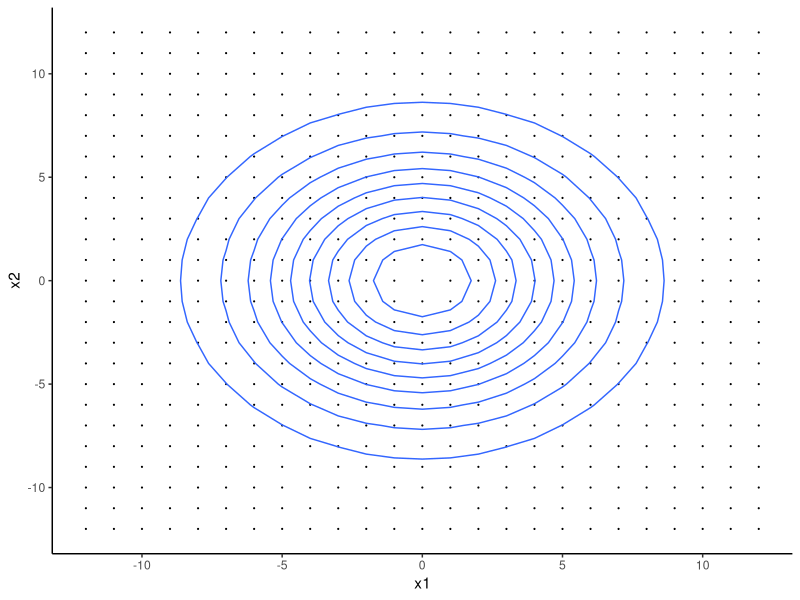

This figure's R source: (Note: this script raises an error after producing the figure.)
## ---- chunk 1
library(tidyverse)
## ---- chunk 2

p1 <- mvtnorm::dmvnorm(x=c(1,2) ,mean= c(0,0),sigma = matrix(c(1,0,0,1),nrow = 2,byrow = T) )
p0 <- mvtnorm::dmvnorm(x=c(1,2), mean= c(0,0),sigma = matrix(c(16,0,0,16),nrow = 2,byrow = T) )

p1/(p1+p0)*0.5
## ---- chunk 3
cov_mat <- matrix(c(16, 0,0,16  ),nrow = 2,byrow = T)
grid_mat <- expand.grid((-12:12),(-12:12)) # get input gird coordinates
den_vec = mvtnorm::dmvnorm(x = grid_mat,mean = c(0,0), sigma =  cov_mat ) #get the density

df <- cbind(grid_mat,den_vec) 
colnames(df) <- c("x1","x2","p")

df %>% 
  ggplot() + 
  geom_point(aes(x=x1,y=x2),size = 0.1)+
  geom_contour(aes(x=x1,y=x2,z=p))+
  theme_classic()

## ---- chunk 4
set.seed(1234)
y <- sample (0:2, size =100, replace =T, prob = c(0.4,0.3,0.3))


prob0 <- c(0.6,0.1,0.1,0.1,0.1,0.0)
prob1 <- c(2,1,4,2,0,1) /10
prob2 <- c(1,4,3,0,2,0) /10
prob_list <- list(prob0,prob1,prob2)
X= matrix(-200:-1,nrow = 100, byrow = T )
colnames(X) <- c("x1","x2")
# lets try use a list column and map function in purrr. when there are time 


for (i in 1:100){
  prob <- prob_list[[(y[i]+1)]]
  X[i,] <- unlist(expand.grid(x1=0:1,x2=0:2)[sample(1:6, 1, replace=TRUE, prob=prob),])
}

table(y)
table( apply(X = X, MARGIN = 1, FUN = sum))
## ---- chunk 5
train <- 
    cbind(X, y) %>% 
    tbl_df() %>% 
    group_by_all %>% 
    mutate(count=1) %>% 
    summarise(count_cat= sum(count) ) %>% 
    ungroup()


#tranlate the above formula that can calculate conditional probablity into a function with four parameters,  name of the x variable,  its corresponding value, value of response variable and pseudocounts.


con_p_fun <- function(x_var, x_var_value, y_value,m, alpha_based= F ){
  x_var1 <- x_var
  ensym(x_var)  
  #get the count from the training data
  n_y= train  %>%
    filter(y== y_value) %>% 
    #summarise(count= sum(count_cat)) %>% 
    pull(count_cat) %>% 
    sum
    
  
  n_yjh = 
    train %>% 
    filter(get(!!x_var) == x_var_value ) %>% 
    filter(y == y_value) %>% 
    pull(count_cat) %>% 
    sum
  
    if (x_var1 == "x1" & alpha_based == F ){
    m1= 2* m
  } else {
    m1=3*m
  }
  p = (n_yjh + m) / (n_y + m1)
  return(p)
}
## ---- chunk 6
#con_p_fun(x_var = "x1",x_var_value = 1)
con_p_fun(x_var = "x1",x_var_value = 1,m = 1,alpha_based = F,y_value = 1)
## ---- chunk 7
cond1 <- train %>% select(1,3) %>% distinct() %>% mutate(x_var = "x1") %>% rename(x_value=x1)
cond2 <- train %>% select(2,3) %>% distinct() %>% mutate(x_var = "x2") %>% rename(x_value=x2)
cond_df <- rbind(cond1,cond2)%>% select(x_var,x_value,y)
cond_df1 <- cond_df #store a cond_df table for later usage
## ---- chunk 8

p1 <- p2 <- p3  <- p4 <- p5 <- p6 <- 1:nrow(cond_df)
for (i in 1:nrow(cond_df)){
  a= cond_df$x_var[i]
  b= cond_df$x_value[i]
  c= cond_df$y[i]
  p1[i] <- con_p_fun(x_var = a,x_var_value =b ,y_value =c ,m =0,alpha_based = F)  
  p2[i] <- con_p_fun(x_var = a,x_var_value =b ,y_value =c ,m =1,alpha_based = F)  
  p3[i] <- con_p_fun(x_var = a,x_var_value =b ,y_value =c ,m =0.5,alpha_based = F)  
  p4[i] <- con_p_fun(x_var = a,x_var_value =b ,y_value =c ,m =0, alpha_based = T)  
  p5[i] <- con_p_fun(x_var = a,x_var_value =b ,y_value =c ,m =1, alpha_based = T)  
  p6[i] <- con_p_fun(x_var = a,x_var_value =b ,y_value =c ,m =0.5, alpha_based = T)  
} 


cond_df <- cond_df %>% 
  mutate(p1 = p1) %>% 
  mutate(p2 = p2) %>% 
  mutate(p3 = p3) %>% 
  mutate(p4 = p4) %>% 
  mutate(p5 = p5) %>% 
  mutate(p6 = p6)

## ---- chunk 9
#get probalities vectors
py <- table(y)/100
px1 <- table(X[,1])/100 
px2 <- table(X[,2])/100

# intialize model table
model_table <- data.frame(expand.grid(x1=0:1,x2=0:2))
Pred= matrix(data = -36:-1,nrow = 6)
check= matrix(data = -9:-1,nrow = 1)

#(number of models)
for (i in 1:6){
  column_name= (colnames(cond_df)[4:9])[i]
  sym(column_name)
  #(number of combinations for x1 and x2)
  for (a in 1: 6) {
    x1= model_table$x1[a]
    x2= model_table$x2[a]
    quo(x1)
    quo(x2)
    #(number of possible y)
    p= -3:-1
    for (b in 1:3) {
      y_value = c(0,1,2)[b]
      quo(y_value)
      p1 <- cond_df %>% filter(x_var== "x1") %>% filter(x_value== !!x1)%>% filter(y== !!y_value) %>% pull(!!column_name)
      p2 <- cond_df %>% filter(x_var== "x2") %>% filter(x_value== !!x2)%>% filter(y== !!y_value) %>% pull(!!column_name)
      p3 <- py[b]
      p4 <- px1[x1+1]
      p5 <- px2[x2+1]
      p[b] <- p1*p2*p3/(p4*p5)
     # w<- c(x1,x2,y_value,p1,p2,p3,p4,p5,p[b])
      # check <- rbind(check,w)
     # print(w)
    }
    y_pred <- c(0,1,2)[which.max(p)]
    
    Pred[a,i] <- y_pred
  }
  

}
      
check <- cbind(model_table, Pred)    
colnames(check)[3:8] <- c("p1","p2","p3","p4","p5","p6")
## ---- chunk 10
y_test <- sample (0:2, size =10000, replace =T, prob = c(0.4,0.3,0.3))


prob0 <- c(0.6,0.1,0.1,0.1,0.1,0.0)
prob1 <- c(2,1,4,2,0,1) /10
prob2 <- c(1,4,3,0,2,0) /10
prob_list <- list(prob0,prob1,prob2)
X_test= matrix(-20000:-1,nrow = 10000, byrow = T )
colnames(X_test) <- c("x1","x2")


for (i in 1:10000){
  prob <- prob_list[[(y_test[i]+1)]]
  X_test[i,] <- unlist(expand.grid(0:1,0:2)[sample(1:6, 1, replace=TRUE, prob=prob),])
}

# table(y)
# table( apply(X = X, MARGIN = 1, FUN = sum))

test <- 
    cbind(X_test, y_test) %>% 
    tbl_df() 

#lets take a look about if test set is a good representative of the original distribution?
## ---- chunk 11
test1 <- test %>% left_join(check) %>% mutate_if(is.numeric, as.integer) %>% mutate_if(is.integer, as.factor)

caret::confusionMatrix(data= test1$p1, reference= test1$y_test)[["overall"]][1]
caret::confusionMatrix(data= test1$p2, reference= test1$y_test)[["overall"]][1]
caret::confusionMatrix(data= test1$p3, reference= test1$y_test)[["overall"]][1]
caret::confusionMatrix(data= test1$p1, reference= test1$y_test)[["overall"]][1]
caret::confusionMatrix(data= test1$p2, reference= test1$y_test)[["overall"]][1]
caret::confusionMatrix(data= test1$p3, reference= test1$y_test)[["overall"]][1]
## ---- chunk 12

a=25
i=seq(0,8,1)
iii=a*2^i
output_matrix2 <- matrix(rep(0,54),nrow = 9,ncol = 6)
for (sim in 1:100){
 print(sim)
 output_matrix <- matrix(-54:-1,nrow = 9,ncol = 6)
  for (ii in 1:9){
    samplesize = iii[ii]
    #(1) generate training data#############################################################
    y <- sample (0:2, size =samplesize, replace =T, prob = c(0.4,0.3,0.3))
    
    
    prob0 <- c(0.6,0.1,0.1,0.1,0.1,0.0)
    prob1 <- c(2,1,4,2,0,1) /10
    prob2 <- c(1,4,3,0,2,0) /10
    prob_list <- list(prob0,prob1,prob2)
    X= matrix((-2*samplesize):-1,nrow = samplesize, byrow = T )
    colnames(X) <- c("x1","x2")
  
    for (i in 1:samplesize){
      prob <- prob_list[[(y[i]+1)]]
      X[i,] <- unlist(expand.grid(x1=0:1,x2=0:2)[sample(1:6, 1, replace=TRUE, prob=prob),])
    }
    
    train <- 
      cbind(X, y) %>% 
      tbl_df() %>% 
      group_by_all %>% 
      mutate(count=1) %>% 
      summarise(count_cat= sum(count) ) %>% 
      ungroup()
  
    #(2)generate conditional probality table#############################################################
    cond_df <- cond_df1
    p1 <- p2 <- p3  <- p4 <- p5 <- p6 <- 1:nrow(cond_df)
    for (i in 1:nrow(cond_df)){
      a= cond_df$x_var[i]
      b= cond_df$x_value[i]
      c= cond_df$y[i]
      p1[i] <- con_p_fun(x_var = a,x_var_value =b ,y_value =c ,m =0,alpha_based = F)  
      p2[i] <- con_p_fun(x_var = a,x_var_value =b ,y_value =c ,m =1,alpha_based = F)  
      p3[i] <- con_p_fun(x_var = a,x_var_value =b ,y_value =c ,m =0.5,alpha_based = F)  
      p4[i] <- con_p_fun(x_var = a,x_var_value =b ,y_value =c ,m =0, alpha_based = T)  
      p5[i] <- con_p_fun(x_var = a,x_var_value =b ,y_value =c ,m =1, alpha_based = T)  
      p6[i] <- con_p_fun(x_var = a,x_var_value =b ,y_value =c ,m =0.5, alpha_based = T)  
    } 
    
    cond_df <- cond_df %>% 
      mutate(p1 = p1) %>% 
      mutate(p2 = p2) %>% 
      mutate(p3 = p3) %>% 
      mutate(p4 = p4) %>% 
      mutate(p5 = p5) %>% 
      mutate(p6 = p6)
    #(3)compute a model reference table.
    py <- table(y)/100
    px1 <- table(X[,1])/100 
    px2 <- table(X[,2])/100
    
    # intialize model table
    model_table <- data.frame(expand.grid(x1=0:1,x2=0:2))
    Pred= matrix(data = -36:-1,nrow = 6)
    check= matrix(data = -9:-1,nrow = 1)
    
    #(number of models)
    for (i in 1:6){
      column_name= (colnames(cond_df)[4:9])[i]
      sym(column_name)
      #(number of combinations for x1 and x2)
      for (a in 1: 6) {
        x1= model_table$x1[a]
        x2= model_table$x2[a]
        quo(x1)
        quo(x2)
        #(number of possible y)
        p= -3:-1
        for (b in 1:3) {
          y_value = c(0,1,2)[b]
          quo(y_value)
          p1 <- cond_df %>% filter(x_var== "x1") %>% filter(x_value== !!x1)%>% filter(y== !!y_value) %>% pull(!!column_name)
          p2 <- cond_df %>% filter(x_var== "x2") %>% filter(x_value== !!x2)%>% filter(y== !!y_value) %>% pull(!!column_name)
          p3 <- py[b]
  
          p4 <- px1[x1+1]
          p5 <- px2[x2+1]
          names(p3)  <-names(p4) <- names(p5) <- NULL
          p[b] <- p1*p2*p3/(p4*p5)
         # w<- c(x1,x2,y_value,p1,p2,p3,p4,p5,p[b])
          # check <- rbind(check,w)
         # print(w)
        }
        y_pred <- c(0,1,2)[which.max(p)]
        
        Pred[a,i] <- y_pred
      }
    }
          
    check <- cbind(model_table, Pred)    
    colnames(check)[3:8] <- c("p1","p2","p3","p4","p5","p6")
    #(4)generate specific predictions for testing data and compute accuracy
    test1 <- test %>% left_join(check)
    output_matrix[ii,1] <- caret::confusionMatrix(data= test1$p1, reference= test1$y_test)[["overall"]][1]
    output_matrix[ii,2] <- caret::confusionMatrix(data= test1$p2, reference= test1$y_test)[["overall"]][1]
    output_matrix[ii,3] <- caret::confusionMatrix(data= test1$p3, reference= test1$y_test)[["overall"]][1]
    output_matrix[ii,4] <- caret::confusionMatrix(data= test1$p4, reference= test1$y_test)[["overall"]][1]
    output_matrix[ii,5] <- caret::confusionMatrix(data= test1$p5, reference= test1$y_test)[["overall"]][1]
    output_matrix[ii,6] <- caret::confusionMatrix(data= test1$p6, reference= test1$y_test)[["overall"]][1]
  } 
output_matrix2 <- output_matrix2 + output_matrix
}

#output_matrix2= output_matrix2/10
## ---- chunk 13

a=25
i=seq(0,8,1)
iii=a*2^i
#here I initialize an matirx with zero to store the accuracy output
test <- 
output_matrix2 <- matrix(rep(0,54),nrow = 9,ncol = 6)
for (sim in 1:100){
 print(sim)
 output_matrix <- matrix(-54:-1,nrow = 9,ncol = 6)
  for (ii in 1:9){
    samplesize = iii[ii]
    #(1) generate training data#############################################################
    y <- sample (0:2, size =samplesize, replace =T, prob = c(0.4,0.3,0.3))
    
    
    prob0 <- c(0.6,0.1,0.1,0.1,0.1,0.0)
    prob1 <- c(2,1,4,2,0,1) /10
    prob2 <- c(1,4,3,0,2,0) /10
    prob_list <- list(prob0,prob1,prob2)
    X= matrix((-2*samplesize):-1,nrow = samplesize, byrow = T )
    colnames(X) <- c("x1","x2")
  
    for (i in 1:samplesize){
      prob <- prob_list[[(y[i]+1)]]
      X[i,] <- unlist(expand.grid(x1=0:1,x2=0:2)[sample(1:6, 1, replace=TRUE, prob=prob),])
    }
    
    train <- 
      cbind(X, y) %>% 
      tbl_df() %>% 
      group_by_all %>% 
      mutate(count=1) %>% 
      summarise(count_cat= sum(count) ) %>% 
      ungroup()
  
    #(2)generate conditional probality table#############################################################
    cond_df <- cond_df1
    p1 <- p2 <- p3  <- p4 <- p5 <- p6 <- 1:nrow(cond_df)
    for (i in 1:nrow(cond_df)){
      a= cond_df$x_var[i]
      b= cond_df$x_value[i]
      c= cond_df$y[i]
      p1[i] <- con_p_fun(x_var = a,x_var_value =b ,y_value =c ,m =0,alpha_based = F)  
      p2[i] <- con_p_fun(x_var = a,x_var_value =b ,y_value =c ,m =1,alpha_based = F)  
      p3[i] <- con_p_fun(x_var = a,x_var_value =b ,y_value =c ,m =0.5,alpha_based = F)  
      p4[i] <- con_p_fun(x_var = a,x_var_value =b ,y_value =c ,m =0, alpha_based = T)  
      p5[i] <- con_p_fun(x_var = a,x_var_value =b ,y_value =c ,m =1, alpha_based = T)  
      p6[i] <- con_p_fun(x_var = a,x_var_value =b ,y_value =c ,m =0.5, alpha_based = T)  
    } 
    
    cond_df <- cond_df %>% 
      mutate(p1 = p1) %>% 
      mutate(p2 = p2) %>% 
      mutate(p3 = p3) %>% 
      mutate(p4 = p4) %>% 
      mutate(p5 = p5) %>% 
      mutate(p6 = p6)
    #(3)compute a model reference table.
    py <- table(y)/100
    px1 <- table(X[,1])/100 
    px2 <- table(X[,2])/100
    
    # intialize model table
    model_table <- data.frame(expand.grid(x1=0:1,x2=0:2))
    Pred= matrix(data = -36:-1,nrow = 6)
    check= matrix(data = -9:-1,nrow = 1)
    
    #(number of models)
    for (i in 1:6){
      column_name= (colnames(cond_df)[4:9])[i]
      sym(column_name)
      #(number of combinations for x1 and x2)
      for (a in 1: 6) {
        x1= model_table$x1[a]
        x2= model_table$x2[a]
        quo(x1)
        quo(x2)
        #(number of possible y)
        p= -3:-1
        for (b in 1:3) {
          y_value = c(0,1,2)[b]
          quo(y_value)
          p1 <- cond_df %>% filter(x_var== "x1") %>% filter(x_value== !!x1)%>% filter(y== !!y_value) %>% pull(!!column_name)
          p2 <- cond_df %>% filter(x_var== "x2") %>% filter(x_value== !!x2)%>% filter(y== !!y_value) %>% pull(!!column_name)
          p3 <- py[b]
  
          p4 <- px1[x1+1]
          p5 <- px2[x2+1]
          names(p3)  <-names(p4) <- names(p5) <- NULL
          p[b] <- p1*p2*p3/(p4*p5)
         # w<- c(x1,x2,y_value,p1,p2,p3,p4,p5,p[b])
          # check <- rbind(check,w)
         # print(w)
        }
        y_pred <- c(0,1,2)[which.max(p)]
        
        Pred[a,i] <- y_pred
      }
    }
          
    check <- cbind(model_table, Pred)    
    colnames(check)[3:8] <- c("p1","p2","p3","p4","p5","p6")
    #(4)generate specific predictions for testing data and compute accuracy
    test1 <- test %>% left_join(check)
    output_matrix[ii,1] <- caret::confusionMatrix(data= test1$p1, reference= test1$y_test)[["overall"]][1]
    output_matrix[ii,2] <- caret::confusionMatrix(data= test1$p2, reference= test1$y_test)[["overall"]][1]
    output_matrix[ii,3] <- caret::confusionMatrix(data= test1$p3, reference= test1$y_test)[["overall"]][1]
    output_matrix[ii,4] <- caret::confusionMatrix(data= test1$p4, reference= test1$y_test)[["overall"]][1]
    output_matrix[ii,5] <- caret::confusionMatrix(data= test1$p5, reference= test1$y_test)[["overall"]][1]
    output_matrix[ii,6] <- caret::confusionMatrix(data= test1$p6, reference= test1$y_test)[["overall"]][1]
  } 
output_matrix2 <- output_matrix2 + output_matrix
}

#output_matrix2= output_matrix2/10
## ---- chunk 14

